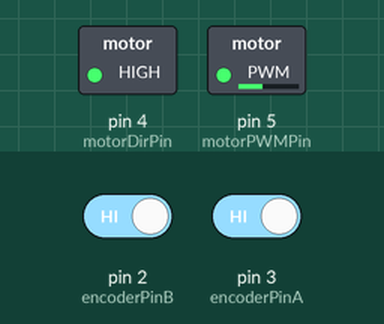
Simulated run of this sketch. Board: Arduino Uno, built with avr-gcc and run on an emulated ATmega328P. Parts: switched loads named in the sketch (green lamp = pin HIGH). The inputs (shaded band) are chosen by the test bench; at power-on: pin 2 (encoderPinB) HIGH, pin 3 (encoderPinA) HIGH. What the sketch prints to the serial monitor is not drawn.

Above: at 0.1 s.
Timing chart, 0 to 1.6 s (numbered marks = the images above):
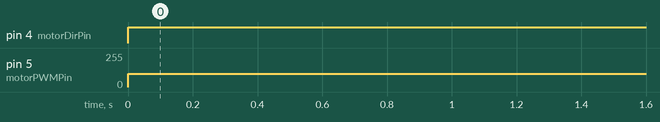

The sketch:

motor_rpm_2.ino
```cpp
#include <MsTimer2.h>

// encoder pin
#define encoderPinB  2
#define encoderPinA  3


// motor control pin
#define motorDirPin  4 //
#define motorPWMPin  5 //

#define rotation 4320


const float ratio = 360./rotation;

void doEncoderA();
void doEncoderB();
void RMP(int vel);

int encoderPos = 0;
int encoderPos_k = 0, encoderPos_k_1 = 0, d_encoderPos = 0; //encoder 현재값, 과거값, 증감값 저장변수
signed long m1_speed = 0; //motor rpm
float m1_turn = 0; //motor 회전수
bool t2_flag = 0;


void setup() {
  pinMode(encoderPinA, INPUT_PULLUP);
  attachInterrupt(0, doEncoderA, CHANGE);

  pinMode(encoderPinB, INPUT_PULLUP);
  attachInterrupt(1, doEncoderB, CHANGE);

  pinMode(motorDirPin, OUTPUT);
  pinMode(motorPWMPin, OUTPUT);

  Serial.begin(115200);

  MsTimer2::set(50, T2ISR); // flash 함수를 500ms 마다 호출
  MsTimer2::start();
}


void loop(){
  RPM(100);

}


void RPM(int vel){
    if(t2_flag){
    t2_flag = 0;
    encoderPos_k = encoderPos;// 현 enc = 실행중인 enc
    d_encoderPos = encoderPos_k - encoderPos_k_1;
    m1_speed = d_encoderPos * 60000/rotation/50; //ms 단위  따라서 1 ms 당 회전량 / 1 rotation enc 값/ 50ms
    m1_turn = (float)encoderPos_k/rotation; // [pulse]/(11*4*90)
    encoderPos_k_1 = encoderPos_k;
    Serial.print("RMP : ");
    Serial.println(m1_speed);
    Serial.print("turn : ");
    Serial.println(m1_turn);
  }
  digitalWrite(motorDirPin, HIGH); //LOW --> CCW
  analogWrite(motorPWMPin, vel);
}

void T2ISR(){
  t2_flag = 1;
}


void doEncoderA(){  encoderPos += (digitalRead(encoderPinA)==digitalRead(encoderPinB))?1:-1;}
void doEncoderB(){  encoderPos += (digitalRead(encoderPinA)==digitalRead(encoderPinB))?-1:1;}
```

Measured:
- by itself, pin 4 (motorDirPin): LOW → HIGH at 0.00 s
- by itself, pin 5 (motorPWMPin): 0/255 → 100/255 at 0.00 s
